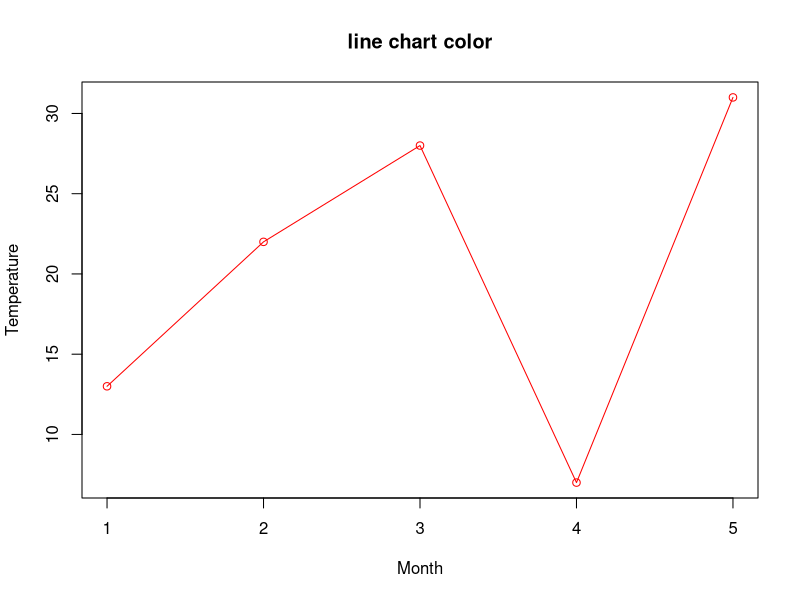

Recreate this plot in R.
v <- c(13, 22, 28, 7, 31)
png(file='line_graph_feature.jpg')
plot(v, type='o',col='red',xlab='Month',ylab='Temperature',main = "line chart color")
dev.off()